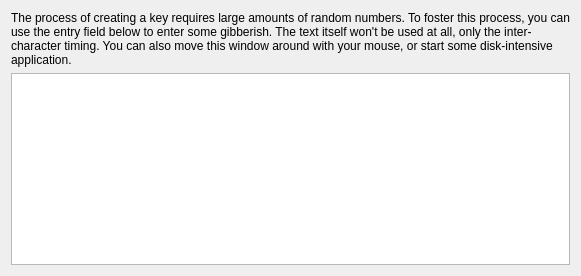
<ui version="4.0" >
 <class>Kleo::NewCertificateUi::KeyCreationPage</class>
 <widget class="QWizardPage" name="Kleo::NewCertificateUi::KeyCreationPage" >
  <property name="title" >
   <string comment="@title" >Creating Key...</string>
  </property>
  <property name="subTitle" >
   <string>Your key is being created created.</string>
  </property>
  <layout class="QVBoxLayout" name="verticalLayout" >
   <property name="sizeConstraint" >
    <enum>QLayout::SetMinimumSize</enum>
   </property>
   <item>
    <widget class="QLabel" name="label" >
     <property name="text" >
      <string>The process of creating a key requires large amounts of random numbers. To foster this process, you can use the entry field below to enter some gibberish. The text itself won't be used at all, only the inter-character timing. You can also move this window around with your mouse, or start some disk-intensive application.</string>
     </property>
     <property name="wordWrap" >
      <bool>true</bool>
     </property>
    </widget>
   </item>
   <item>
    <widget class="QPlainTextEdit" name="plainTextEdit" />
   </item>
  </layout>
 </widget>
 <resources/>
 <connections/>
</ui>
